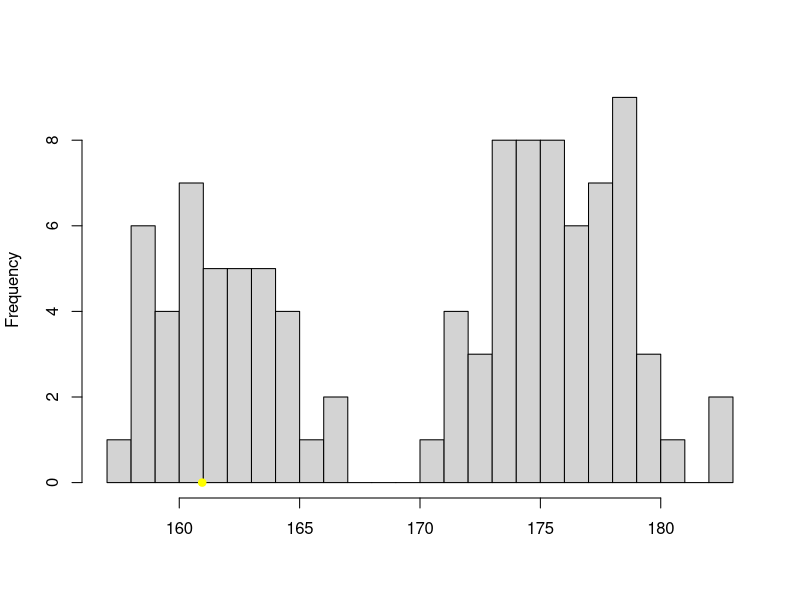
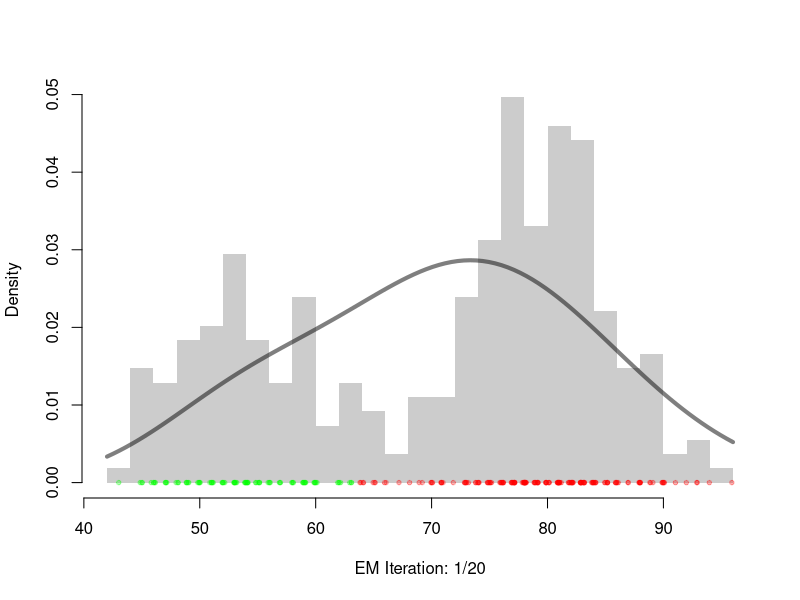
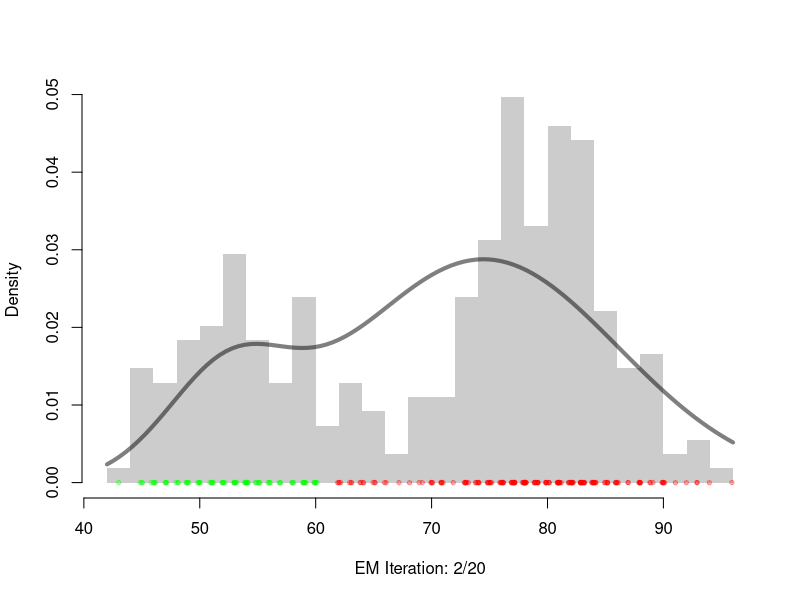
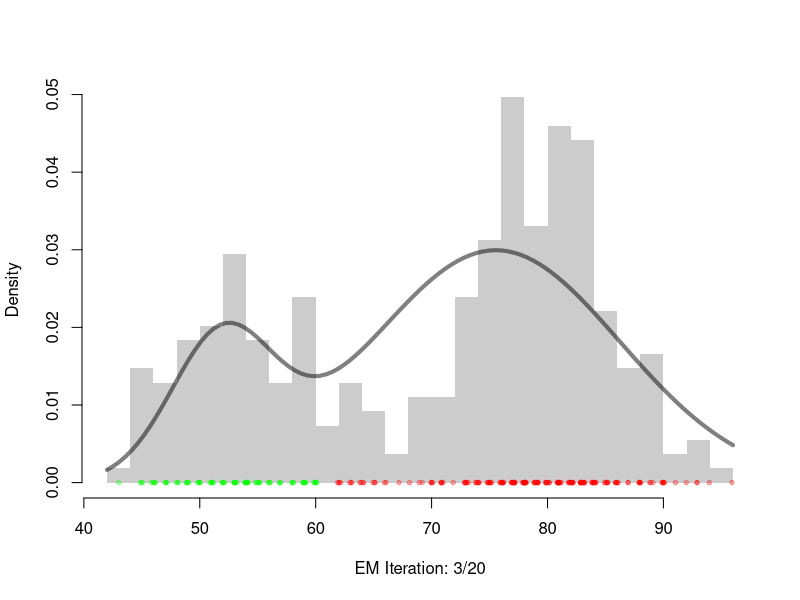
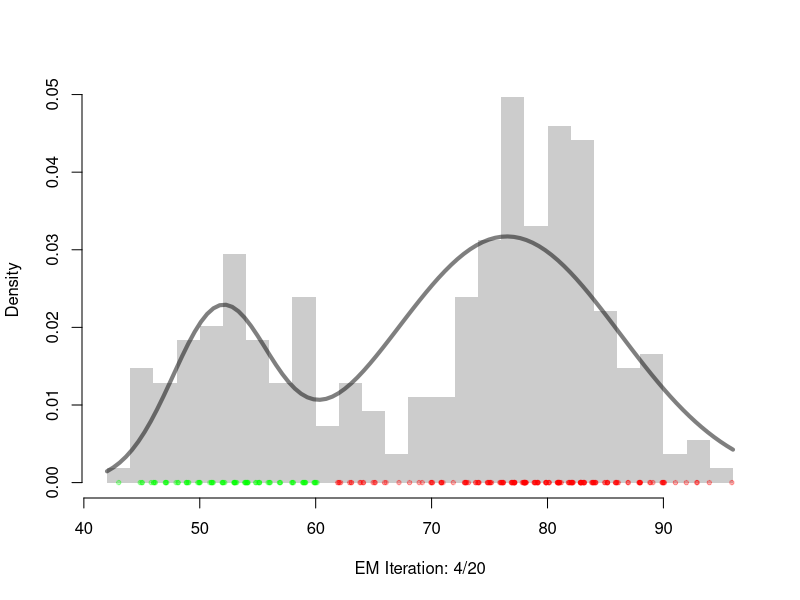
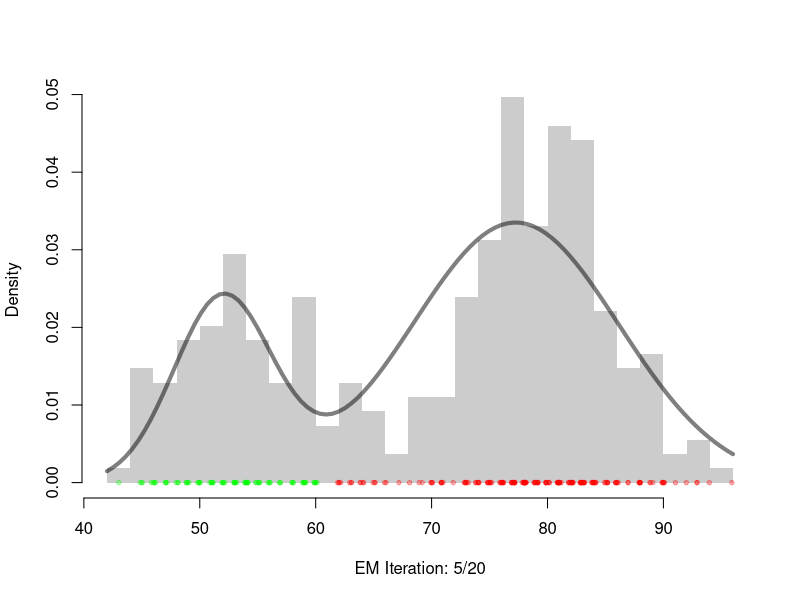
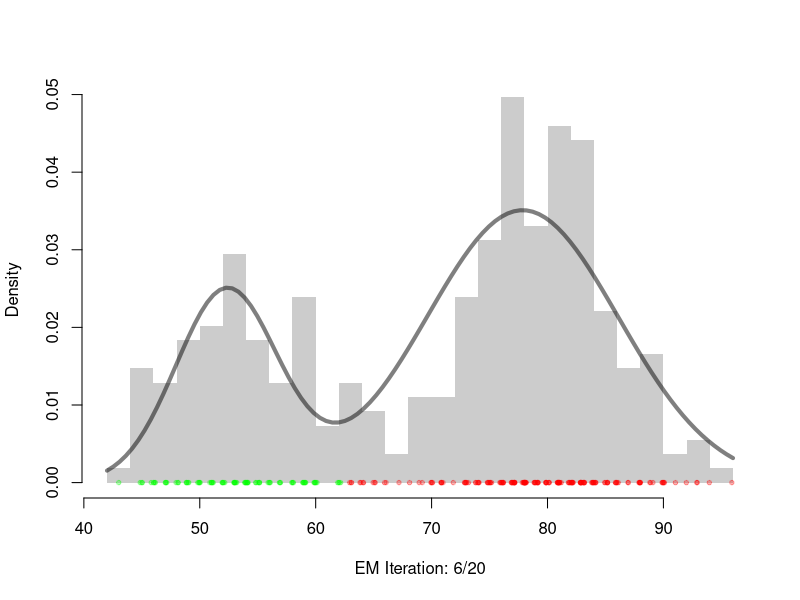
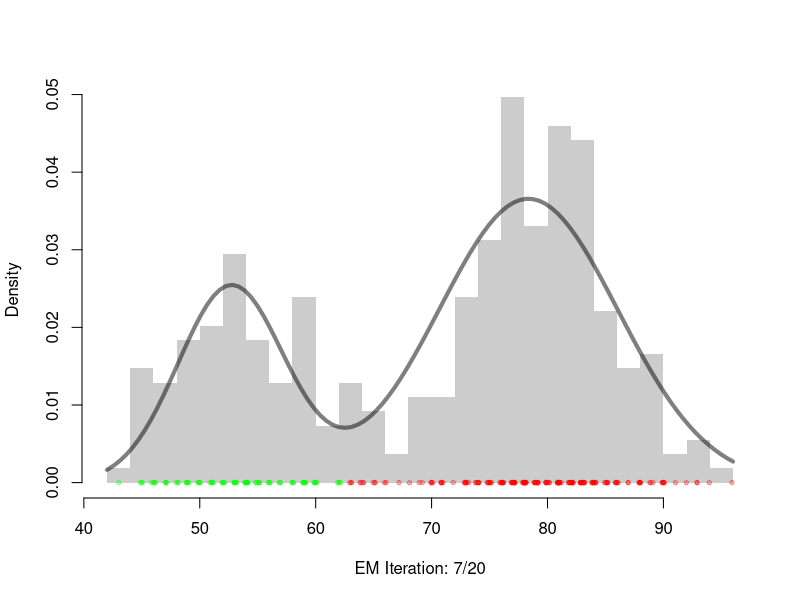

Source code (R) for these figures, in order:
# Lab Session 07 - Mixture Models -----------------------------------------

# Gaussian Mixture Models -------------------------------------------------

# Consider a bimodal distribution that describes the height of a population
# based on gender.
M <- 100
out <- rep(NA, M)
for (m in 1:M){
  label = sample(c("Female", "Male"), size = 1, prob = c(0.4, 0.6))
  if (label == "Female"){
    out[m] <- rnorm(n = 1, mean = 162, sd = sqrt(5))
  } else {
    out[m] <- rnorm(n = 1, mean = 176, sd = sqrt(8))
  }
}

# Plot the resulting distribution.
hist(out, breaks= 20, main = "", xlab = "")
head(out)

# Plot a sample point to see where it falls.
out[79]
points(out[79], 0, pch = 19, col = "yellow")

# Expectation Maximization ------------------------------------------------

# Based on the evidence lower bound method, it is possible to perform expectation
# maximization on the Old Faithful Dataset,
handmade.em <- function(y, p, mu, sigma, n_iter, plot_flag = T)
{
  # Initialize a bimodal distribution.
  cols <- c(rgb(1 ,0, 0, .3), rgb(0, 1, 0, .3))
  like <- p[1] * dnorm(y, mu[1], sigma[1]) + p[2] * dnorm(y, mu[2], sigma[2])
  deviance <- -2 * sum(log(like))
  res <- matrix(NA, n_iter + 1, 8)
  res[1,] <- c(0, p, mu, sigma, deviance)
  
  for (iter in 1:n_iter) {
    # Expectation step.
    d1 <- p[1] * dnorm(y, mu[1], sigma[1])
    d2 <- p[2] * dnorm(y, mu[2], sigma[2])
    r1 <- d1 / (d1 + d2)
    r2 <- 1 - r1
    
    # Maximization step.
    p[1] <- mean(r1)
    mu[1] <- sum(r1 * y) / sum(r1)
    sigma[1] <- sqrt(sum(r1 * (y^2)) / sum(r1) - (mu[1])^2 )
    p[2] <- 1 - p[1]
    mu[2] <- sum((r2) * y) / sum((r2))
    sigma[2] <- sqrt(sum(r2 * (y^2)) / sum(r2) - (mu[2])^2)
    
    like <- p[1] * dnorm(y, mu[1], sigma[1]) + p[2] * dnorm(y, mu[2], sigma[2])
    deviance <- -2*sum(log(like))
    
    res[iter + 1,] <- c(iter, p, mu, sigma, deviance)
    
    # Plot the result of a 20-step run of the algorithm..
    if (plot_flag){
      hist(y, prob = T, breaks = 30, col = gray(.8), border = NA, 
           main = "", xlab = paste("EM Iteration: ", iter, "/", n_iter, sep = ""))
      set.seed(123)
      points(jitter(y), rep(0,length(y)), 
             pch = 19, cex = .6, 
             col = cols[(dnorm(y, mu[1], sigma[1]) > dnorm(y, mu[2], sigma[2])) + 1])
      curve(p[1] * dnorm(x, mu[1], sigma[1]) + p[2] * dnorm(x, mu[2], sigma[2]),
            lwd = 4, col = rgb(0, 0, 0, .5), add = TRUE)
      Sys.sleep(1.5)
    }
  }
  
  res <- data.frame(res)
  names(res) <- c("iteration","p1","p2","mu1","mu2","sigma1","sigma2","deviance")
  out <- list(parameters = c(p = p, mu = mu, sigma = sigma), deviance = deviance, res = res)
  return(out)
}

# Run the algorithm on the Old Faithful Dataset.
data("faithful")
summary(faithful)
hem_fit <- handmade.em(faithful$waiting, 
                       p = c(.5,.5), 
                       mu = c(45,55), 
                       sigma = c(8,8), 
                       n_iter = 20)
round(hem_fit$parameters, 3 )
hem_fit$deviance
